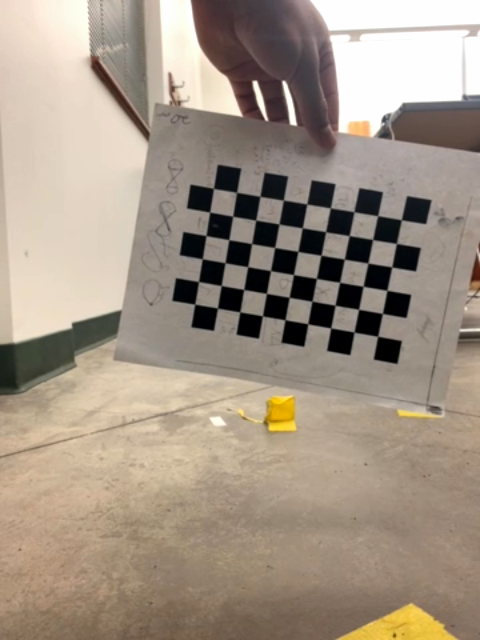
#> input picture calibrationImages/left/img_l_0.png, 480 x 640 px, given in place of the camera
$ python vision.py
#> lines starting #> are read from the running program, lines starting #| are printed output that depends on the picture; after the words box and inside, x2 and y2 are one past the last pixel; in counts of white or black regions, pixels touching at a corner belong together
import cv2
import numpy as np

yellow = [0, 255, 255]
red = [0, 0, 0]

def color_limits(color):
    c = np.uint8([[color]])
    hsvColor = cv2.cvtColor(c, cv2.COLOR_BGR2HSV)

    lowerLim = np.array((hsvColor[0][0][0] - 10, 100, 100), dtype=np.uint8)
    upperLim = np.array((hsvColor[0][0][0] + 10, 255, 255), dtype=np.uint8)
    return lowerLim, upperLim

cap = cv2.VideoCapture(0)

while True:
    ret, frame = cap.read()
#> frame is the input picture: shape (640, 480, 3); mean B, G, R 133.4, 148.5, 162.3

    hsv_frame = cv2.cvtColor(frame, cv2.COLOR_BGR2HSV)
#> hsv_frame: shape (640, 480, 3); mean H, S, V 24.6, 53, 162.7

    lower, upper = color_limits(yellow)
    lower2, upper2 = color_limits(red)

    mask = cv2.inRange(hsv_frame, lower, upper)
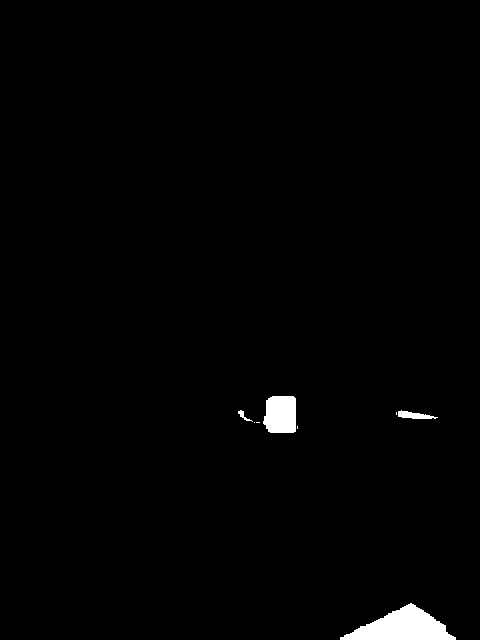
#> mask: shape (640, 480); 1.2% white; 8 white regions (4 under 20 px)
    mask2 = cv2.inRange(hsv_frame, lower2, upper2)
#> mask2: shape (640, 480); every value is 0

    contours, hierarchy = cv2.findContours(mask, cv2.RETR_LIST, cv2.CHAIN_APPROX_SIMPLE)
#> contours = 8 contours, 4 with area under 20; largest, box (x1, y1, x2, y2) and area: (340, 603, 456, 640) 2212, (263, 396, 296, 433) 1039, (398, 410, 438, 419) 158, (238, 410, 253, 422) 32

    if len(contours) != 0:
        for c in contours:
            if cv2.contourArea(c) > 300:
                x, y, w, h = cv2.boundingRect(c)
                cv2.rectangle(frame, (x,y), (x + w, y + h), (0, 255, 0), 4)
#> this loop made 8 passes
#> (x, y, w, h) on passes 1, 8: (340, 603, 116, 37), (263, 396, 33, 37)
#> c on passes 2 to 5: [[297, 426], [297, 428]], [[256, 422], [259, 422]], [[254, 422]], [[396, 412], [396, 414]]
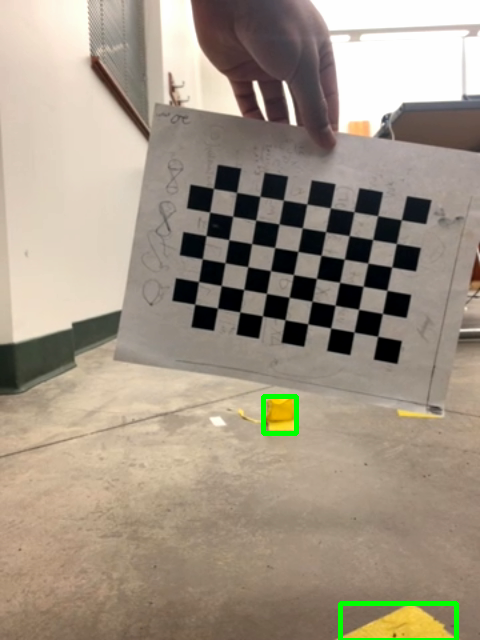
#> frame: shape (640, 480, 3); 0.6% of pixels changed, all inside (x1, y1, x2, y2) = (261, 394, 459, 640)


    cv2.imshow('frame', frame)
    cv2.imshow('mask', mask)
    cv2.imshow('mask2', mask2)

    if cv2.waitKey(1) & 0xFF == ord('q'):
#> (key q is pressed here)
        break

cap.release()

cv2.destroyAllWindows()

$ run again, on calibrationImages/left/img_l_1.png
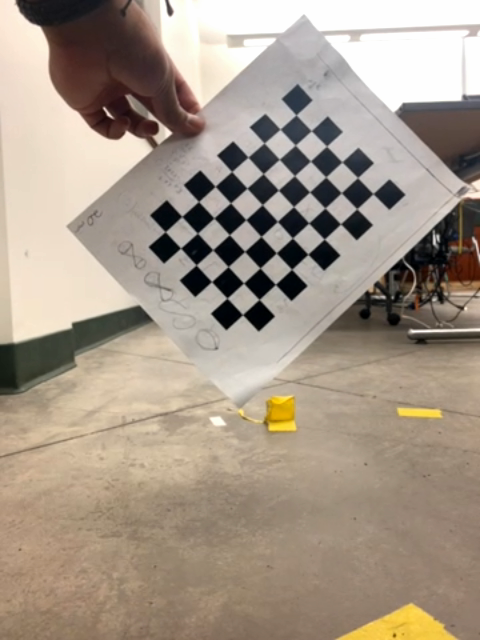
#> input picture calibrationImages/left/img_l_1.png, 480 x 640 px, given in place of the camera
#> frame is the input picture: shape (640, 480, 3); mean B, G, R 136.7, 151.5, 165
#> hsv_frame: shape (640, 480, 3); mean H, S, V 24.7, 52.9, 165.6
#> mask: shape (640, 480); 1.3% white; 9 white regions (4 under 20 px)
#> mask2: shape (640, 480); every value is 0
#> contours = 9 contours, 5 with area under 20; largest, box (x1, y1, x2, y2) and area: (338, 603, 456, 640) 2214, (256, 396, 296, 433) 1041, (396, 407, 442, 419) 410, (238, 410, 252, 421) 34
#> the loop `for c in contours:` made 9 passes
#> (x, y, w, h) on passes 1, 4, 5: (338, 603, 118, 37), (396, 407, 46, 12), (256, 396, 40, 37)
#> after the loop `for c in contours:`:
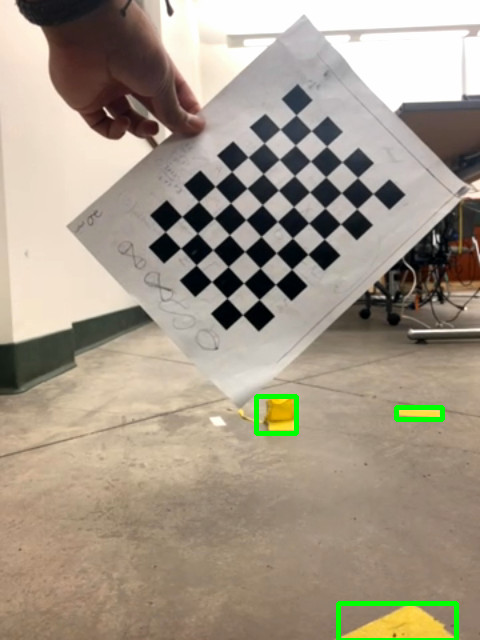
#> frame: shape (640, 480, 3); 0.81% of pixels changed, all inside (x1, y1, x2, y2) = (254, 394, 459, 640)

$ run again, on calibrationImages/left/img_l_10.png
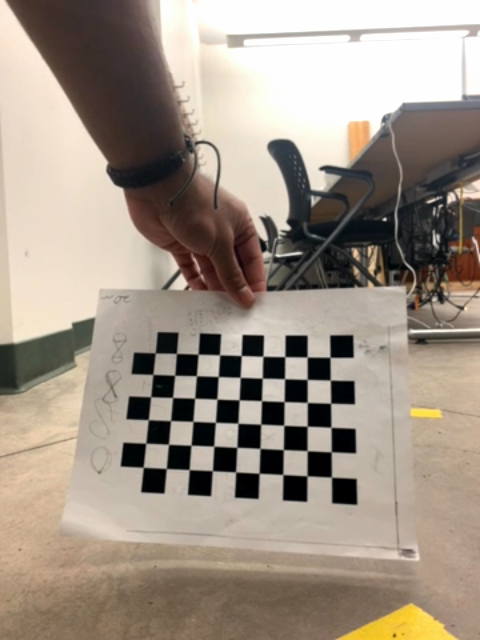
#> input picture calibrationImages/left/img_l_10.png, 480 x 640 px, given in place of the camera
#> frame is the input picture: shape (640, 480, 3); mean B, G, R 134.7, 147.7, 160
#> hsv_frame: shape (640, 480, 3); mean H, S, V 22.8, 54, 160.6
#> `mask = cv2.inRange(hsv_frame, lower, upper)`:
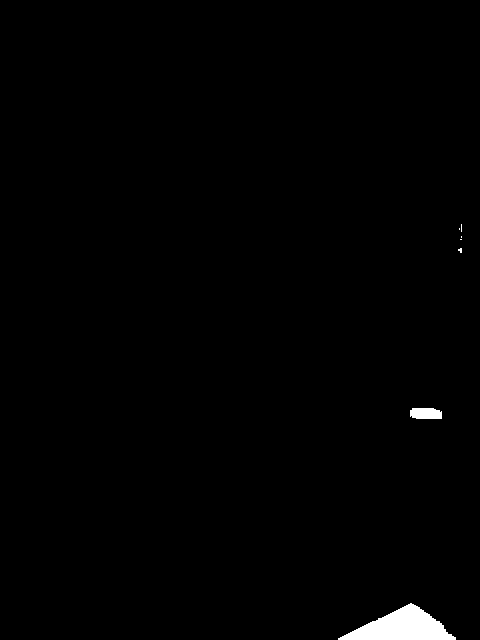
#> mask: shape (640, 480); 0.88% white; 7 white regions (5 under 20 px)
#> mask2: shape (640, 480); every value is 0
#> contours = 7 contours, 5 with area under 20; largest, box (x1, y1, x2, y2) and area: (338, 603, 456, 640) 2227, (410, 408, 442, 419) 282
#> the loop `for c in contours:` made 7 passes
#> (x, y, w, h) on pass 1: (338, 603, 118, 37)
#> after the loop `for c in contours:`:
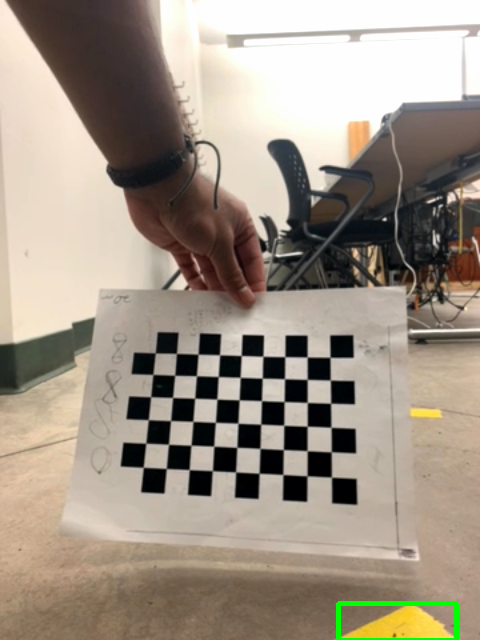
#> frame: shape (640, 480, 3); 0.38% of pixels changed, all inside (x1, y1, x2, y2) = (336, 601, 459, 640)

$ run again, on calibrationImages/left/img_l_11.png
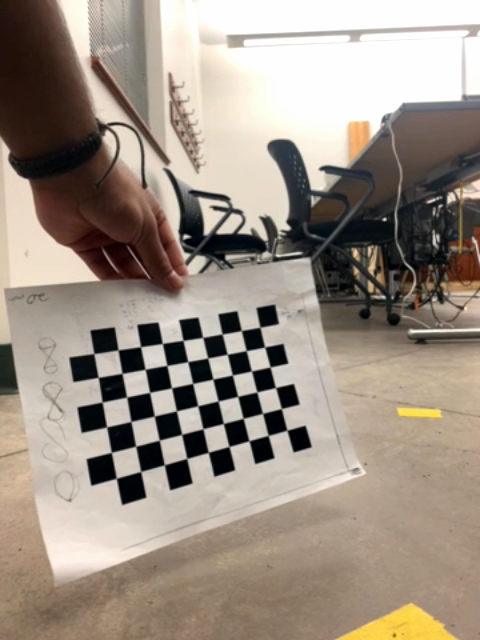
#> input picture calibrationImages/left/img_l_11.png, 480 x 640 px, given in place of the camera
#> frame is the input picture: shape (640, 480, 3); mean B, G, R 132.4, 144.5, 156.4
#> hsv_frame: shape (640, 480, 3); mean H, S, V 23.2, 58.1, 157.1
#> `mask = cv2.inRange(hsv_frame, lower, upper)`:
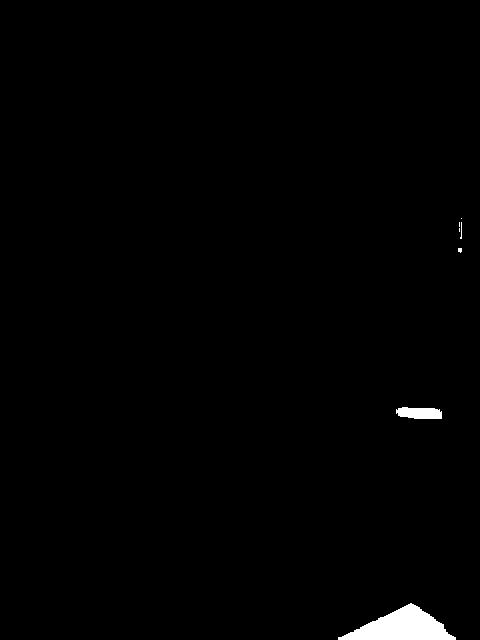
#> mask: shape (640, 480); 0.93% white; 7 white regions (5 under 20 px)
#> mask2: shape (640, 480); every value is 0
#> contours = 7 contours, 5 with area under 20; largest, box (x1, y1, x2, y2) and area: (338, 603, 456, 640) 2224, (396, 407, 442, 419) 403
#> the loop `for c in contours:` made 7 passes
#> (x, y, w, h) on passes 1 to 2: (338, 603, 118, 37), (396, 407, 46, 12)
#> after the loop `for c in contours:`:
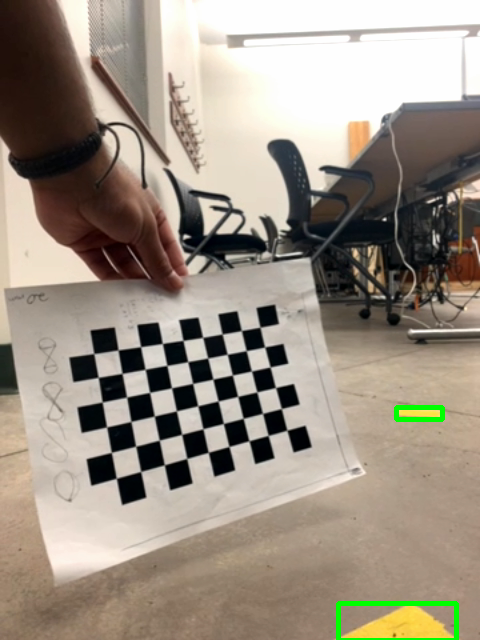
#> frame: shape (640, 480, 3); 0.57% of pixels changed, all inside (x1, y1, x2, y2) = (336, 405, 459, 640)
